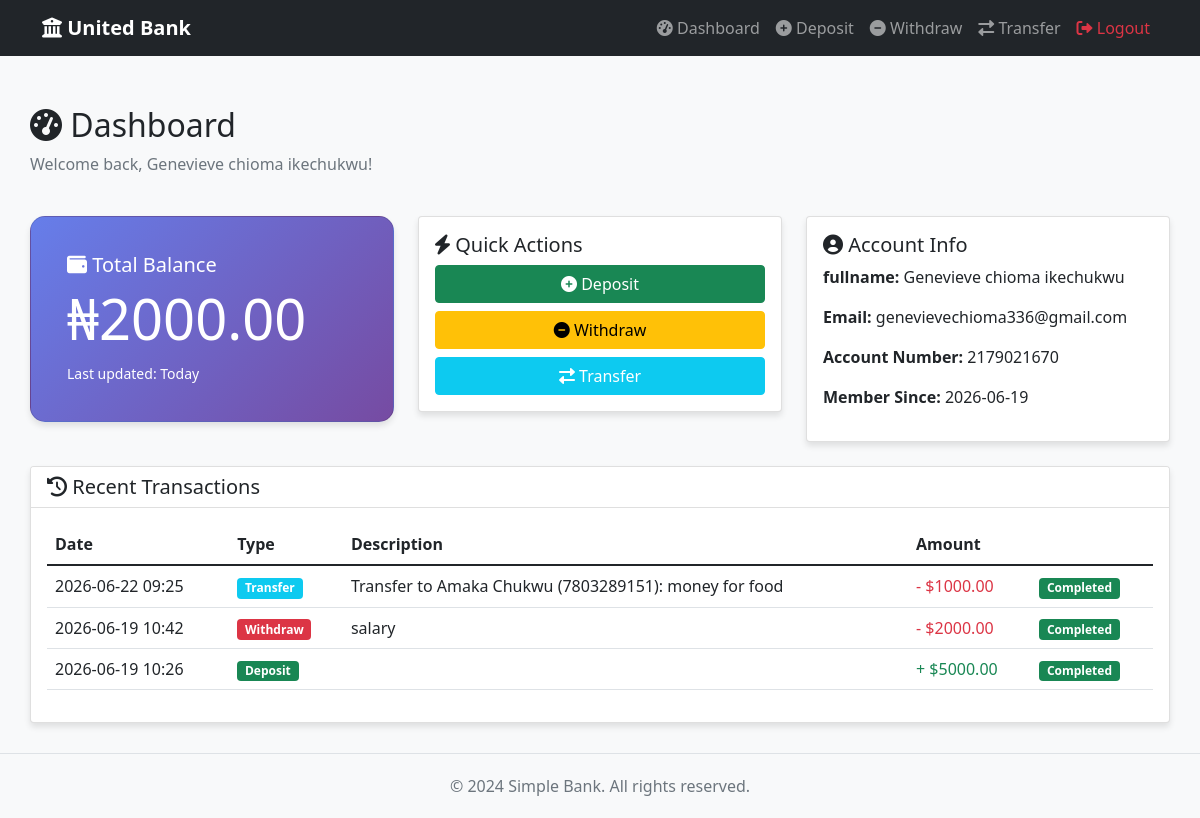
The page /dashboard (signed in) on the database its author committed.
### app.py (models this page shows)
class User(db.Model,UserMixin):
    id = db.Column(db.Integer,primary_key=True)
    fullname = db.Column(db.String(100),nullable =False)
    phone = db.Column(db.String(20), nullable =False)
    email = db.Column(db.String(120), nullable =False)
    password = db.Column(db.String(200), nullable = False)
    created_at = db.Column(db.DateTime, default= datetime.utcnow)
    balance = db.Column(db.Float, default=0.0)
    acc_no = db.Column(db.String(10), unique=True, nullable=False, default=generate_account_number)

class Transaction(db.Model):
    id = db.Column(db.Integer,primary_key=True)
    user_id = db.Column(db.Integer,db.ForeignKey('user.id'),nullable = False)
    type = db.Column(db.String(10), nullable = False)
    account = db.Column(db.Float,nullable= False)
    description = db.Column(db.String(100), nullable= False)
    timestamp = db.Column(db.DateTime,nullable =False,default= datetime.utcnow)

### app.py (the view)
@app.route('/dashboard')
@login_required
def dashboard():
    user = current_user
    transactions= Transaction.query.filter_by(user_id=user.id).order_by(Transaction.timestamp.desc()).all()
    return render_template('dashboard.html',user=user,transactions=transactions)

### app.py (called while the page is built)
@login_manger.user_loader
def load_user(user_id):
    return User.query.get(int(user_id))

### templates/dashboard.html (shortened to what this page needs)
{% extends "base.html" %}
{% block content %}
<div class="row">
    <div class="col-md-12 mb-4">
        <h2><i class="fas fa-tachometer-alt"></i> Dashboard</h2>
        <p class="text-muted">Welcome back, {{ user.fullname if user else 'User' }}!</p>
    </div>
</div>
<div class="row">
    <div class="col-md-4 mb-4">
        <div class="card balance-card card-shadow">
            <div class="card-body">
                <h5 class="card-title">
                    <i class="fas fa-wallet"></i> Total Balance
                </h5>
                <h2 class="display-4"> ₦{{ "%.2f"|format(user.balance if user else 0) }}</h2>
                <p class="card-text">
                    <small>Last updated: {{ now if now else 'Today' }}</small>
                </p>
            </div>
        </div>
    </div>
    <div class="col-md-4 mb-4">
        <div class="card card-shadow">
            <div class="card-body">
                <h5 class="card-title"><i class="fas fa-bolt"></i> Quick Actions</h5>
                <div class="d-grid gap-2">
                    <a href="{{ url_for('deposit') }}" class="btn btn-success">
                        <i class="fas fa-plus-circle"></i> Deposit
                    </a>
                    <a href="{{ url_for('withdraw') }}" class="btn btn-warning">
                        <i class="fas fa-minus-circle"></i> Withdraw
                    </a>
                    <a href="{{ url_for('transfer') }}" class="btn btn-info text-white">
                        <i class="fas fa-exchange-alt"></i> Transfer
                    </a>
                </div>
            </div>
        </div>
    </div>
    <div class="col-md-4 mb-4">
        <div class="card card-shadow">
            <div class="card-body">
                <h5 class="card-title"><i class="fas fa-user-circle"></i> Account Info</h5>
                <p><strong>fullname:</strong> {{ user.fullname if user else 'N/A' }}</p>
                <p><strong>Email:</strong> {{ user.email if user else 'N/A' }}</p>
                <p><strong>Account Number:</strong> {{ user.acc_no if user else 'N/A'}}</p>
                <p><strong>Member Since:</strong> {{ user.created_at.strftime('%Y-%m-%d') if user and user.created_at else 'N/A' }}</p>
            </div>
        </div>
    </div>
</div>
<div class="row">
    <div class="col-md-12">
        <div class="card card-shadow">
            <div class="card-header bg-white">
                <h5 class="mb-0"><i class="fas fa-history"></i> Recent Transactions</h5>
            </div>
            <div class="card-body">
                {% if transactions %}
                    <div class="table-responsive">
                        <table class="table table-hover">
                            <thead>
                                <tr>
                                    <th>Date</th>
                                    <th>Type</th>
                                    <th>Description</th>
                                    <th>Amount</th>
                                </tr>
                            </thead>
                            <tbody>
                                {% for transaction in transactions %}
                                    <tr>
                                        <td>{{ transaction.timestamp.strftime('%Y-%m-%d %H:%M') if transaction.timestamp else 'N/A' }}</td>
                                        <td>
                                            {% if transaction.type == 'deposit' %}
                                                <span class="badge bg-success">Deposit</span>
                                            {% elif transaction.type == 'withdraw' %}
                                                <span class="badge bg-danger">Withdraw</span>
                                            {% else %}
                                                <span class="badge bg-info">Transfer</span>
                                            {% endif %}
                                        </td>
                                        <td>{{ transaction.description }}</td>
                                        <td class="{% if transaction.type in ['deposit', 'transfer_in'] %}text-success{% else %}text-danger{% endif %}">
                                            {% if transaction.type in ['deposit', 'transfer_in'] %}+{% else %}-{% endif %}
                                            ${{ "%.2f"|format(transaction.account) }}
                                        </td>
                                        <td><span class="badge bg-success">Completed</span></td>
                                    </tr>
                                {% endfor %}
                            </tbody>
                        </table>
                    </div>
                {% else %}
                    <p class="text-muted text-center">No transactions yet. Start banking today!</p>
                {% endif %}
            </div>
        </div>
    </div>
</div>
{% endblock %}

### templates/base.html (shortened to what this page needs)
<!DOCTYPE html>
<html lang="en">
<head>
    <link href="https://cdn.jsdelivr.net/npm/bootstrap@5.1.3/dist/css/bootstrap.min.css" rel="stylesheet">
    <link rel="stylesheet" href="https://cdnjs.cloudflare.com/ajax/libs/font-awesome/6.0.0/css/all.min.css">
</head>
<body>
    <nav class="navbar navbar-expand-lg navbar-dark bg-dark">
        <div class="container">
            <a class="navbar-brand" href="{{ url_for('home') }}">
                <i class="fas fa-university"></i> United Bank
            </a>
            <div class="collapse navbar-collapse" id="navbarNav">
                <ul class="navbar-nav ms-auto">
                    {% if current_user.is_authenticated %}
                        <li class="nav-item">
                            <a class="nav-link" href="{{ url_for('dashboard') }}">
                                <i class="fas fa-tachometer-alt"></i> Dashboard
                            </a>
                        </li>
                        <li class="nav-item">
                            <a class="nav-link" href="{{ url_for('deposit') }}">
                                <i class="fas fa-plus-circle"></i> Deposit
                            </a>
                        </li>
                        <li class="nav-item">
                            <a class="nav-link" href="{{ url_for('withdraw') }}">
                                <i class="fas fa-minus-circle"></i> Withdraw
                            </a>
                        </li>
                        <li class="nav-item">
                            <a class="nav-link" href="{{ url_for('transfer') }}">
                                <i class="fas fa-exchange-alt"></i> Transfer
                            </a>
                        </li>
                        <li class="nav-item">
                            <a class="nav-link text-danger" href="{{ url_for('logout') }}">
                                <i class="fas fa-sign-out-alt"></i> Logout
                            </a>
                        </li>
                    {% endif %}
                </ul>
            </div>
        </div>
    </nav>
    <div class="container main-container">
        {% block content %}{% endblock %}
    </div>
    <footer class="footer">
        <div class="container">
            <p class="text-muted mb-0">&copy; 2024 Simple Bank. All rights reserved.</p>
        </div>
    </footer>
</body>
</html>

### templates/base.html (style rules this page uses)
body { background-color: #f8f9fa; min-height: 100vh; }
.navbar-brand { font-weight: bold; }
.main-container { min-height: calc(100vh - 140px); padding: 30px 0; }
.footer { background-color: #f8f9fa; padding: 20px 0; text-align: center; border-top: 1px solid #dee2e6; }
.card-shadow { box-shadow: 0 4px 6px rgba(0,0,0,0.1); }
.balance-card { background: linear-gradient(135deg, #667eea 0%, #764ba2 100%); color: white; border-radius: 15px; padding: 20px; }

### rows shown on the page
User: fullname "Genevieve chioma ikechukwu", balance "2000.00", email "genevievechioma336@gmail.com", acc_no "2179021670", created_at "2026-06-19"
Transaction: type "Transfer", account "1000.00"
Transaction: type "Withdraw", account "2000.00"
Transaction: type "Deposit", account "5000.00"

### other values the page prints
{{ now if now else 'Today' }} "Today"
